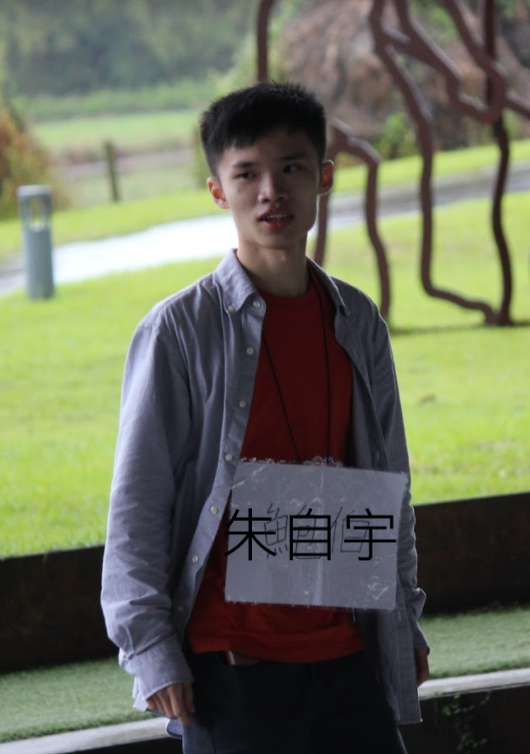
#> input picture Assignment4/me.png, 530 x 754 px
$ python Assignment4.py
#> lines starting #> are read from the running program, lines starting #| are printed output that depends on the picture
"""
110-2 NTNU CSIE
ImageProcessing
Assignment4
by 40847041S 朱自宇
"""

import numpy as np
import cv2
import matplotlib as plt

# Load the image
img = cv2.imread("me.png")
#> img is the input picture: shape (754, 530, 3); mean B, G, R 90.6, 109.6, 106.3
grayImg = cv2.cvtColor(img, cv2.COLOR_BGR2GRAY)
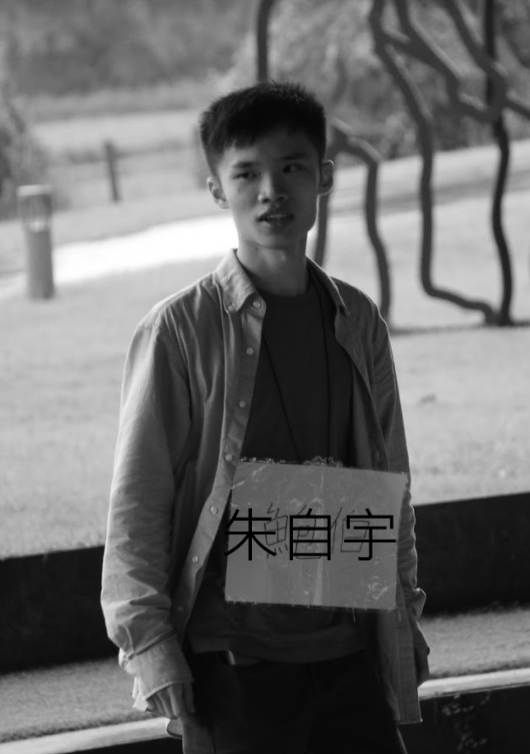
#> grayImg: shape (754, 530); min 0, max 255, mean 106.4

# do the average filter
averageFilter = cv2.blur(grayImg, (3,3))

# do the median filter
medianFilter = cv2.medianBlur(grayImg, 3)

# do the unsharp masking
k = 0.6
averageImg = ( grayImg - k*averageFilter ) / ( 1 - k )
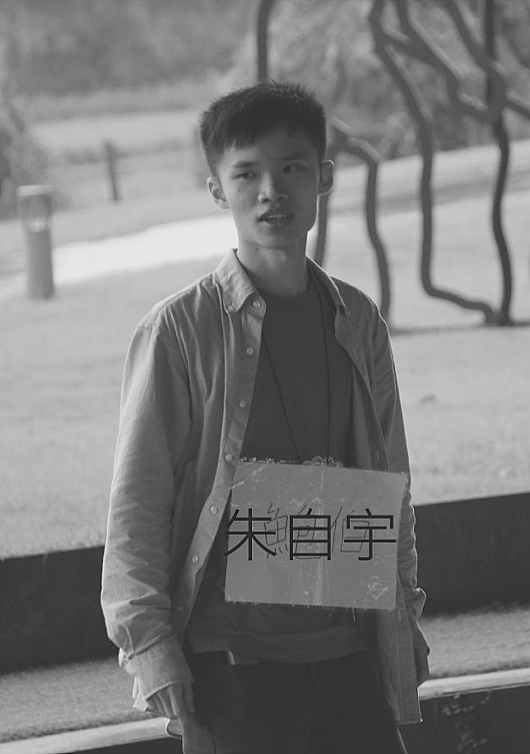
#> averageImg: shape (754, 530) float64; min -61.5, max 287, mean 106.4; drawn with min black and max white
averageImg = averageImg.astype(np.uint8)
medianImg = ( grayImg - k*medianFilter ) / ( 1 - k )
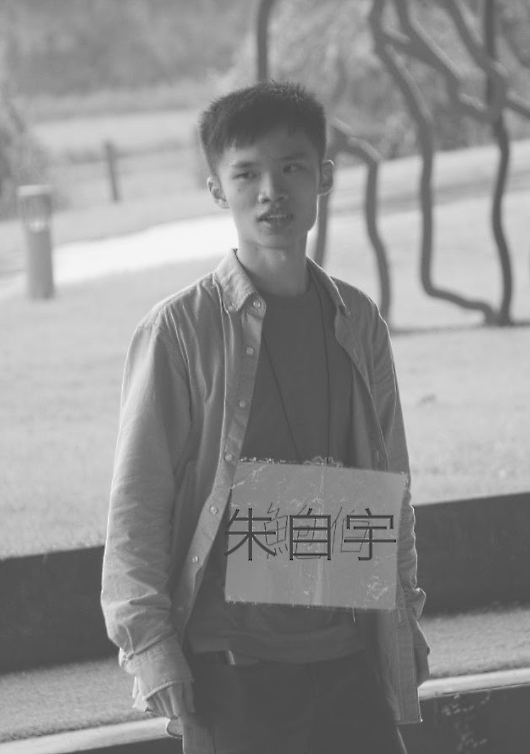
#> medianImg: shape (754, 530) float64; min -102, max 269, mean 106.5; drawn with min black and max white
medianImg = medianImg.astype(np.uint8)

# show the results
cv2.imshow("origin picture", grayImg)
cv2.imshow("average filter", averageImg)
cv2.imshow("median filter", medianImg)


# wait until the user press any button to close the img window
cv2.waitKey(0)
cv2.destroyAllWindows()
